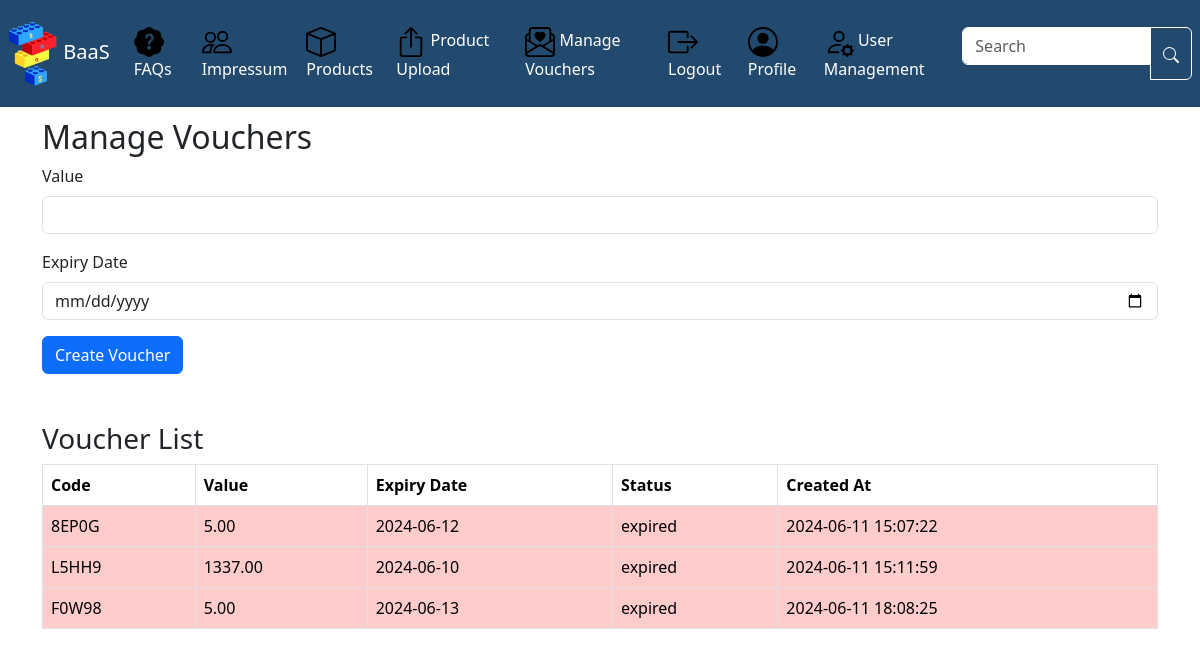
/Frontend/sites/vouchers.php (signed in), run on an earlier commit of the app's database.
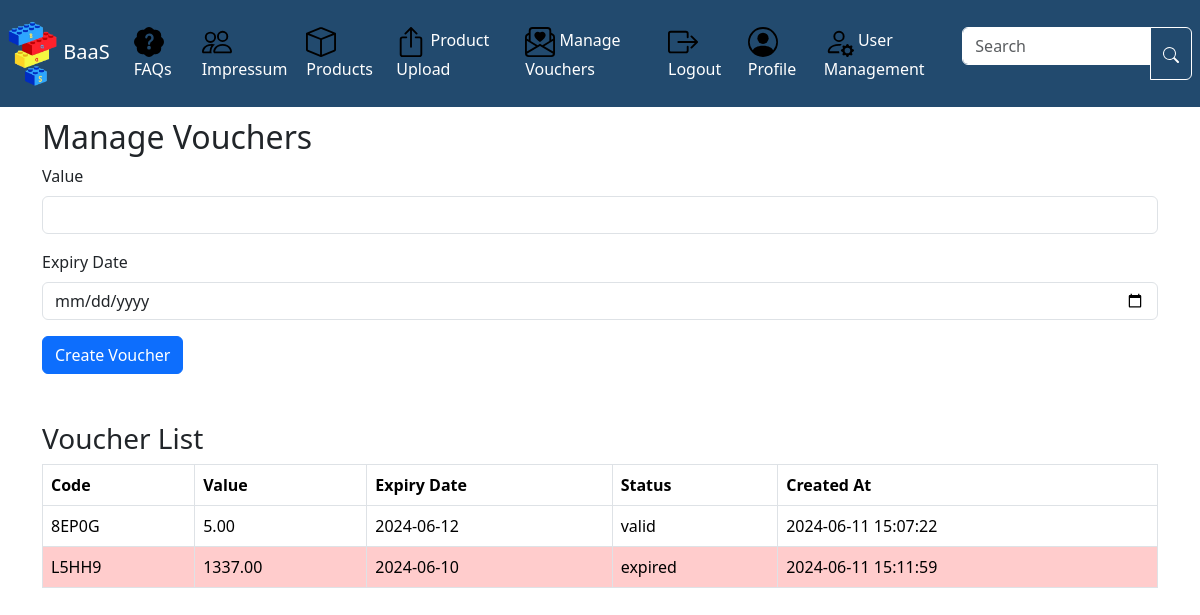
And on a later commit of the database.
### tables this page shows
CREATE TABLE `vouchers` (
  `id` int(11) NOT NULL,
  `code` varchar(5) NOT NULL,
  `value` decimal(10,2) NOT NULL,
  `expiry_date` date NOT NULL,
  `status` enum('valid','used','expired') DEFAULT 'valid',
  `created_at` timestamp NOT NULL DEFAULT current_timestamp()
);

### Backend/logic/voucher_logic.php (called while the page is built, shortened)
<?php
include '../../Backend/config/dbaccess.php';
$result = $connection->query("SELECT * FROM vouchers");
$vouchers = $result->fetch_all(MYSQLI_ASSOC);
?>

### Frontend/sites/vouchers.php (the view, shortened to what this page needs)
<?php
include "../../Backend/logic/voucher_logic.php";
?>
<!DOCTYPE html>
<html lang="en">
<head>
    <link href="https://cdn.jsdelivr.net/npm/bootstrap@5.3.2/dist/css/bootstrap.min.css" rel="stylesheet">
    <link rel="stylesheet" href="../CSS/navbar.css">
    <link rel="stylesheet" href="../CSS/vouchers.css">
    <link rel="stylesheet" type="text/css" href="../CSS/vouchers.css">
</head>
<body>
    <?php include "../../Backend/logic/header.php"; ?>
    <div class="container mt-5">
        <h2>Manage Vouchers</h2>
        <form action="vouchers.php" method="POST">
            <div class="mb-3">
                <label for="value" class="form-label">Value</label>
                <input type="number" class="form-control" id="value" name="value" required>
            </div>
            <div class="mb-3">
                <label for="expiry_date" class="form-label">Expiry Date</label>
                <input type="date" class="form-control" id="expiry_date" name="expiry_date" required>
            </div>
            <button type="submit" class="btn btn-primary">Create Voucher</button>
        </form>
        <h3 class="mt-5">Voucher List</h3>
        <table class="table table-bordered">
            <thead>
                <tr>
                    <th>Code</th>
                    <th>Value</th>
                    <th>Expiry Date</th>
                    <th>Status</th>
                    <th>Created At</th>
                </tr>
            </thead>
            <tbody>
    <?php foreach ($vouchers as $voucher):
        $statusClass = ($voucher['status'] === 'used' || $voucher['status'] === 'expired') ? 'highlight' : '';
        ?>
        <tr class="voucher <?= $statusClass ?>" data-status="<?= htmlspecialchars($voucher['status']) ?>">
            <td><?= htmlspecialchars($voucher['code']) ?></td>
            <td><?= htmlspecialchars($voucher['value']) ?></td>
            <td><?= htmlspecialchars($voucher['expiry_date']) ?></td>
            <td><?= htmlspecialchars($voucher['status']) ?></td>
            <td><?= htmlspecialchars($voucher['created_at']) ?></td>
        </tr>
    <?php endforeach; ?>
</tbody>
        </table>
    </div>
</body>
</html>

### Backend/logic/header.php (shortened to what this page needs)
<!DOCTYPE html>
<html lang="en">
<head>
    <link rel="stylesheet" href="../CSS/navbar.css">
</head>
<body>
<nav class="navbar navbar-custom navbar-expand-lg navbar-dark shadow-5-strong navbar fixed-top">
    <div class="container-fluid p-1 m-1">
        <a class="navbar-brand" href="../../Frontend/sites/index.php">
            <img src="../../Frontend/Bilder/123.png" alt="BaaS" width="50" height="65" class="d-inline-block">
            BaaS
        </a>
        <div class="collapse navbar-collapse" id="navbarSupportedContent">
            <ul class="navbar-nav me-auto mb-2 mb-lg-0">
                <li class="nav-item">
                    <a class="nav-link active" href="../../Frontend/sites/help.php">
                        <img src="../../Frontend/Bilder/faq.svg" style="padding 5px; width:30px; height:30px;"> FAQs
                    </a>
                </li>
                <li class="nav-item">
                    <a class="nav-link active" href="../../Frontend/sites/impressum.php">
                        <img src="../../Frontend/Bilder/people.svg" style="padding 5px; width:30px; height:30px;"> Impressum
                    </a>
                </li>
                <li class="nav-item">
                    <a class="nav-link active" href="../../Frontend/sites/product.php">
                        <img src="../../Frontend/Bilder/box.svg" style="padding 5px; width:30px; height:30px;"> Products
                    </a>
                </li>
                <?php if (isset($_SESSION['currentUser'])): ?>
                    <?php if ($_SESSION['currentUser']['role'] === 1): ?>
                        <li class="nav-item">
                            <a class="nav-link active" href="../../Frontend/sites/productupload.php">
                                <img src="../../Frontend/Bilder/box-arrow-up.svg" style="padding 5px; width:30px; height:30px;"> Product Upload
                            </a>
                        </li>
                        <li class="nav-item">
                            <a class="nav-link active" href="../../Frontend/sites/vouchers.php">
                                <img src="../../Frontend/Bilder/envelope-paper-heart.svg" style="padding 5px; width:30px; height:30px;"> Manage Vouchers
                            </a>
                        </li>
                    <?php endif; ?>
                    <li class="nav-item">
                        <a class="nav-link active" href="../../Backend/logic/logout.php">
                        <img src="../../Frontend/Bilder/box-arrow-right.svg" style="padding 5px; width:30px; height:30px;"> Logout
                    </a>
                    </li>
                <?php endif; ?>
            </ul>
            <?php if (isset($_SESSION['currentUser'])): ?>
                <ul class="navbar-nav ml-auto mb-2 mb-lg-0">
                    <li class="nav-item">
                        <a class="nav-link active" href="../../Frontend/sites/profile.php">
                            <img src="../../Frontend/Bilder/person-circle.svg" style="padding 5px; width:30px; height:30px;"> Profile
                        </a>
                    </li>
                </ul>
            <?php endif; ?>
            <?php if (isset($_SESSION['currentUser']) && $_SESSION['currentUser']['role'] === 1): ?>
                <ul class="navbar-nav ml-auto mb-2 mb-lg-0">
                    <li class="nav-item">
                        <a class="nav-link active" href="../../Frontend/sites/user_management.php">
                            <img src="../../Frontend/Bilder/person-gear.svg" style="padding 5px; width:30px; height:30px;"> User Management
                        </a>
                    </li>
                </ul>
            <?php endif; ?>
            <form class="form-floating" role="search">
                <div class="input-group">
                    <input class="form-control" type="search" placeholder="Search" id="floatingSearch" aria-label="Search">
                    <button class="btn btn-outline-light" type="submit">
                    </button>
                </div>
            </form>
        </div>
    </div>
</nav>
</body>
</html>

### Frontend/CSS/navbar.css (style rules this page uses)
.navbar-custom { background-color: rgba(34, 74, 110, 1) !important; color: white !important; }
.navbar-custom .navbar-nav .nav-link { color: white !important; }
.navbar-custom .navbar-brand { color: white !important; }
.navbar-custom .form-control { background-color: rgba(34, 74, 110, 0.9); color: white; border: 1px solid white; }
.navbar-custom .btn-outline-light { color: white; border-color: white; }
#floatingSearch { background-color: white; color: black; }

### Frontend/CSS/vouchers.css (style rules this page uses)
body { padding-top: 70px; }
.container { margin-top: 30px; }
.table th, .table td { vertical-align: middle; }
.form-control { margin-bottom: 15px; }
.highlight td { background-color: #ffcccc !important; }

What changed in the data, as far as the page shows it:
removed vouchers: code "F0W98", value "5.00", expiry_date "2024-06-13", status "expired", created_at "2024-06-11 18:08:25"
changed vouchers "8EP0G": status "expired" → "valid"
